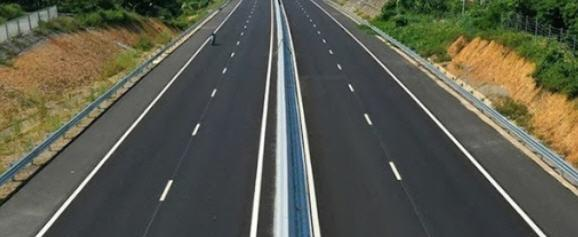
//> input picture highway.jpg, 578 x 237 px
$ ./Detect_Edge_By_Change_Thresthold   (built with g++ and OpenCV 4)
//> lines starting //> are read from the running program, lines starting //| are printed output that depends on the picture
#include <opencv2\opencv.hpp>
#include <iostream>

using namespace std;
using namespace cv;

Range th(50, 128);
String title = "result"; //윈도우 이름
Mat img; //이미지를 저장할 배열 전역변수로 선언

void onChange(int value, void* userdate) { //Thigh 트랙바를 움직였을 때 호출 되는 콜백 함수
	Mat tmp;

	Canny(img, tmp, th.start, th.end); //캐니에지 다시 생성
	imshow(title, tmp);
}

int main() {
	img = imread("highway.jpg", IMREAD_GRAYSCALE);
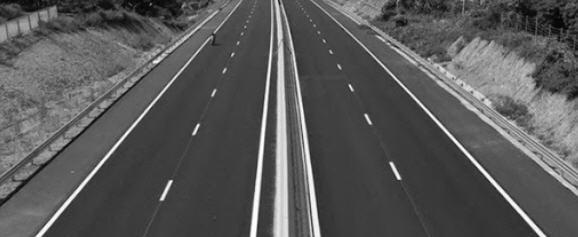
//> img: 237 rows x 578 cols, CV_8UC1; min 0, max 255, mean 89
	CV_Assert(img.data);
	Mat gau_img, canny;

	namedWindow(title, WINDOW_AUTOSIZE); //윈도우 이름
	createTrackbar("Tlow", title, &th.start, 150, onChange); //Tlow 트랙바 만들기
	createTrackbar("Thigh", title, &th.end, 255, onChange); //Thigh 트랙바 만들기

	Canny(img, canny, th.start, th.end);
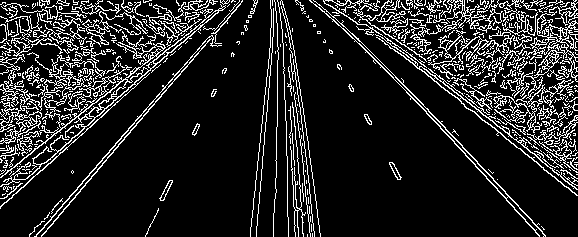
//> canny: 237 rows x 578 cols, CV_8UC1; 14.4% white in thin lines or dots

	imshow(title, canny);
	waitKey(0);
	return 0;
}
